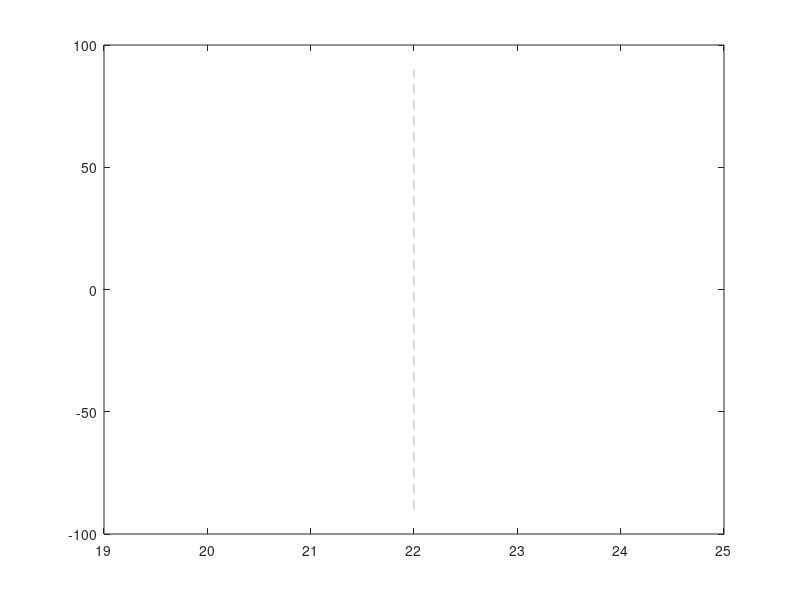

This figure's MATLAB source:
function dibujar_referencias_mejoradas()
% DIBUJAR_REFERENCIAS_MEJORADAS - Líneas de referencia más visibles

  ax = gca;
  
  % Línea del ecuador celeste
  plot(ax, [0, 24], [0, 0], 'k-', 'LineWidth', 2, ...
       'DisplayName', 'Ecuador Celeste');
  
  % Líneas de declinación cada 30°
  for dec = [-60, -30, 30, 60]
    plot(ax, [0, 24], [dec, dec], '--', 'Color', [0.7, 0.7, 0.7], ...
         'LineWidth', 0.5, 'HandleVisibility', 'off');
  endfor
  
  % Líneas de ascensión recta cada 2 horas
  for ar = 2:2:22
    plot(ax, [ar, ar], [-90, 90], '--', 'Color', [0.7, 0.7, 0.7], ...
         'LineWidth', 0.5, 'HandleVisibility', 'off');
  endfor
  
  % Puntos cardinales
  text(ax, 6, 85, 'Norte', 'HorizontalAlignment', 'center', ...
       'FontWeight', 'bold', 'BackgroundColor', 'white');
  text(ax, 6, -85, 'Sur', 'HorizontalAlignment', 'center', ...
       'FontWeight', 'bold', 'BackgroundColor', 'white');
endfunction
